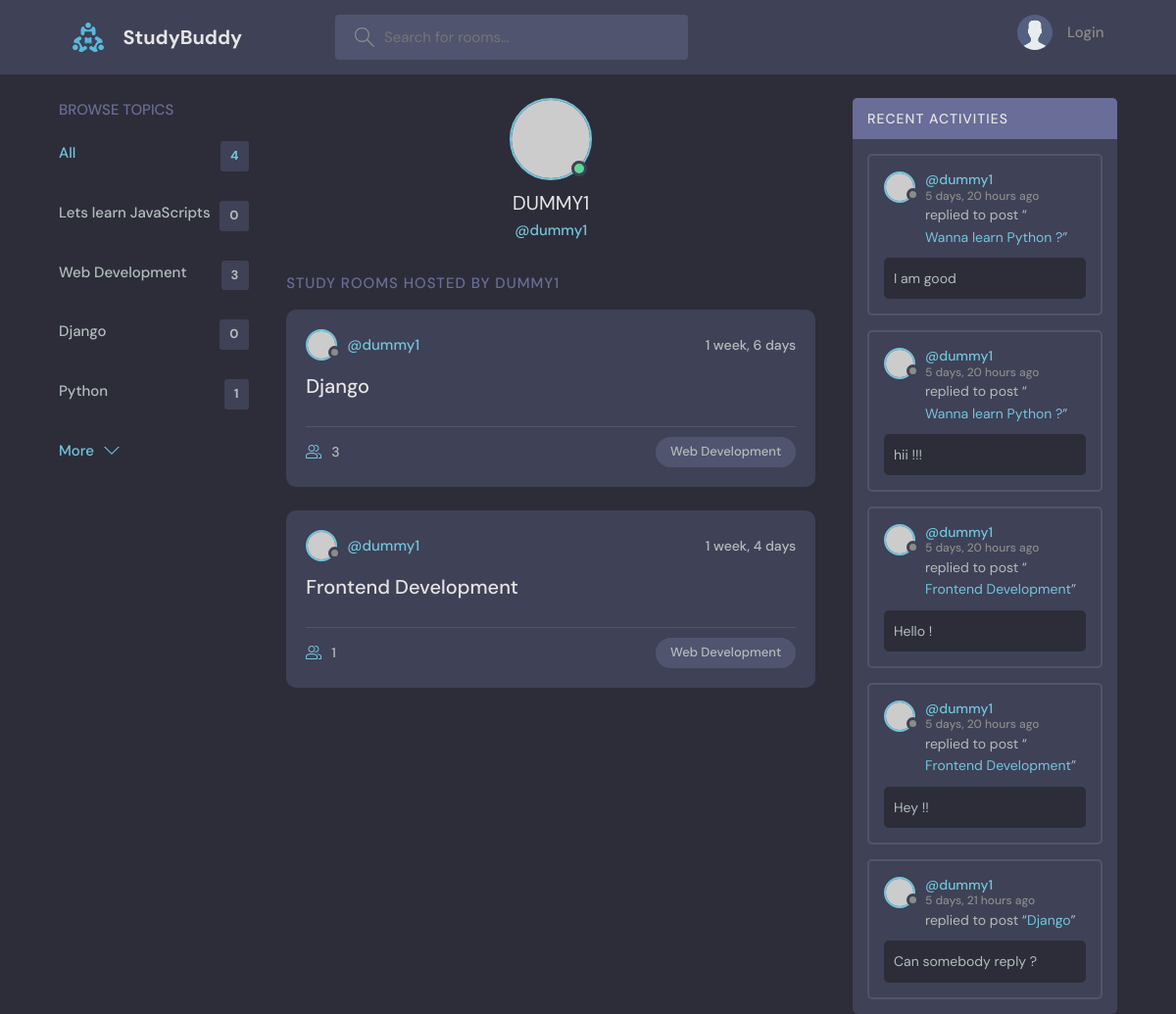
The page /profile/2 on the database as committed earlier.
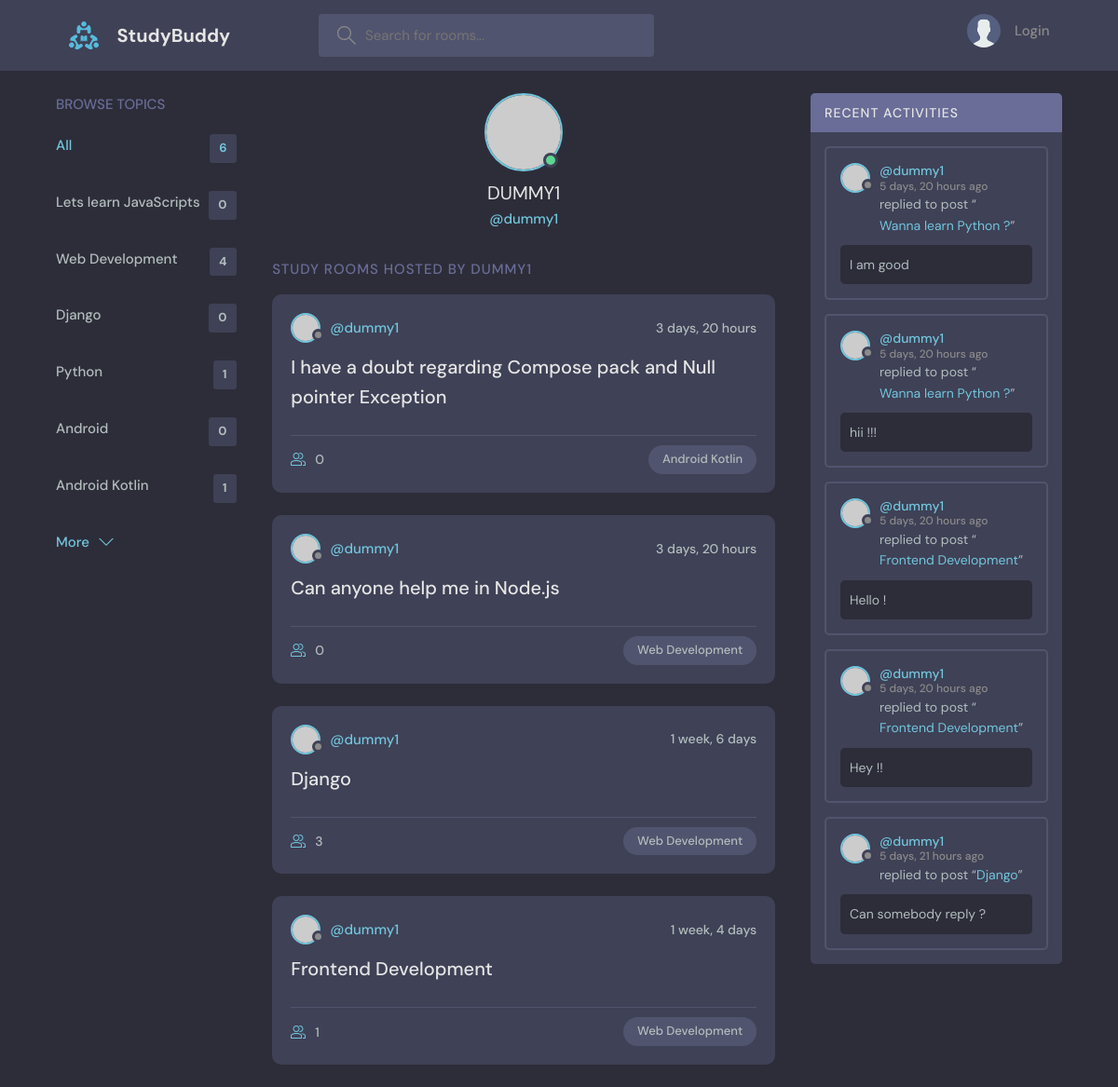
The same page on the database as committed later.
### base/models.py (models this page shows, shortened)
class Topic(models.Model):
    name = models.CharField(max_length=200)

class Room(models.Model):
    host =models.ForeignKey(User,on_delete=models.SET_NULL,null=True)
    topic = models.ForeignKey(Topic,on_delete=models.SET_NULL,null=True)
    name = models.CharField(max_length=200)
    description = models.TextField(null=True,blank=True)
    participants = models.ManyToManyField(User,related_name='participants',blank=True)
    updated = models.DateTimeField(auto_now=True)
    created = models.DateTimeField(auto_now_add=True)
    class Meta:
        ordering = ['-updated','-created']
    def __str__(self):
        return self.name

class Message(models.Model):
    user = models.ForeignKey(User,on_delete=models.CASCADE)
    room = models.ForeignKey(Room,on_delete=models.CASCADE)
    body = models.TextField()
    updated = models.DateTimeField(auto_now=True)
    created = models.DateTimeField(auto_now_add=True)
    class Meta:
        ordering = ['-updated','-created']

### base/views.py (the view)
# urls.py: path('profile/<str:pk>',views.userProfile,name='user-profile'),
def userProfile(request,pk):
    user = User.objects.get(id=pk)
    rooms = user.room_set.all()
    room_messages = user.message_set.all()
    topics = Topic.objects.all()
    context = {'user':user,'rooms':rooms,'room_messages':room_messages,'topics':topics}
    return render(request,'base/profile.html',context)

### base/templates/base/profile.html (shortened to what this page needs)
{% extends 'main.html' %}
{% block content %}
  <main class="profile-page layout layout--3">
    <div class="container">
      {% include 'base/topics_component.html' %}
      <div class="roomList">
        <div class="profile">
          <div class="profile__avatar">
            <div class="avatar avatar--large active">
              <img src="https://randomuser.me/api/portraits/men/11.jpg" />
            </div>
          </div>
          <div class="profile__info">
            <h3>{{user.username.upper}}</h3>
            <p>@{{user.username}}</p>
          </div>
        </div>
        <div class="roomList__header">
          <div>
            <h2>Study Rooms Hosted by {{user.username.upper}}</a>
            </h2>
          </div>
        </div>
        {% include 'base/feed_component.html' %}
      </div>
      {% include 'base/activity _component.html' %}
    </div>
  </main>
{% endblock %}

### templates/main.html (shortened to what this page needs)
<!DOCTYPE html>
{% load static %}
<html lang="en">
  <head>
    <link rel="stylesheet" href="{% static 'styles/style.css' %}" />
  </head>
  <body>
    {% include 'navbar.html' %}
    {% block content %}
    {% endblock %}
  </body>
</html>

### templates/navbar.html (shortened to what this page needs)
{% load static %}
<header class="header header--loggedIn">
    <div class="container">
      <a href="{% url 'home' %}" class="header__logo">
        <img src="{% static 'images/logo.svg' %}" />
        <h1>StudyBuddy</h1>
      </a>
      <form class="header__search" method = "GET" action = "{% url 'home' %}">
        <label>
          <input placeholder="Search for rooms..." />
        </label>
      </form>
      <nav class="header__menu">
        {% if request.user.is_authenticated %}
        <div class="header__user">
          <a href="{% url 'update-user' %}">
            <div class="avatar avatar--medium active">
              <img src="https://randomuser.me/api/portraits/men/37.jpg" />
            </div>
            <p>Hello {{request.user.username.upper}} !!<span>@{{request.user.username}}</span></p>
          </a>
          <button class="dropdown-button">
            <svg version="1.1" xmlns="http://www.w3.org/2000/svg" width="32" height="32" viewBox="0 0 32 32">
              <title>chevron-down</title>
              <path d="M16 21l-13-13h-3l16 16 16-16h-3l-13 13z"></path>
            </svg>
          </button>
        </div>
        {% else %}
        <a href="{% url 'login' %}">
          <img src="{% static 'images/avatar.svg' %}" />
          <p>Login</p>
        </a>
        {% endif %}
      </nav>
    </div>
  </header>

### base/templates/base/topics_component.html
<div class="topics">
    <div class="topics__header">
      <h2>Browse Topics</h2>
    </div>
    <ul class="topics__list">
      <li>
        <a href="{% url 'home' %}" class="active">All <span>{{topics.count}}</span></a>
      </li>
      {% for topic in topics %}
      <li>
        <a href="{% url 'home' %}?q={{topic.name}}">{{topic.name}} <span>{{topic.room_set.all.count}}</span></a>
      </li>
      {% endfor %}
    </ul>
    <a class="btn btn--link" href="topics.html">
      More
      <svg version="1.1" xmlns="http://www.w3.org/2000/svg" width="32" height="32" viewBox="0 0 32 32">
        <title>chevron-down</title>
        <path d="M16 21l-13-13h-3l16 16 16-16h-3l-13 13z"></path>
      </svg>
    </a>
  </div>

### base/templates/base/feed_component.html (shortened to what this page needs)
{% for room in rooms %}
<div class="roomListRoom">
    <div class="roomListRoom__header">
      <a href="{% url 'user-profile' room.host.id  %}" class="roomListRoom__author">
        <div class="avatar avatar--small">
          <img src="https://randomuser.me/api/portraits/women/11.jpg" />
        </div>
        <span>@{{room.host.username}}</span>
      </a>
      <div class="roomListRoom__actions">
        <span>{{room.created|timesince}}</span>
      </div>
    </div>
    <div class="roomListRoom__content">
      <a href="{% url 'room' room.id %}">{{room.name}}</a>
    </div>
    <div class="roomListRoom__meta">
      <a href="{% url 'room' room.id %}" class="roomListRoom__joined">
        {{room.participants.all.count}}
      </a>
      <p class="roomListRoom__topic">{{room.topic.name}}</p>
    </div>
  </div>
  {% endfor %}

### base/templates/base/activity _component.html (shortened to what this page needs)
<div class="activities">
    <div class="activities__header">
      <h2>Recent Activities</h2>
    </div>
    {% for message in room_messages %}
    <div class="activities__box">
      <div class="activities__boxHeader roomListRoom__header">
        <a href="{% url 'user-profile' message.user.id %}" class="roomListRoom__author">
          <div class="avatar avatar--small">
            <img src="https://randomuser.me/api/portraits/women/11.jpg" />
          </div>
          <p>
            @{{message.user}}
            <span>{{message.created|timesince}} ago</span>
          </p>
        </a>
      </div>
      <div class="activities__boxContent">
        <p>replied to post “<a href="{% url 'room' message.room.id %}">{{message.room}}</a>”</p>
        <div class="activities__boxRoomContent">
          {{message.body}}
        </div>
      </div>
    </div>
    {% endfor %}
  </div>

Rows that differ between the two databases and show on the page:
computed for Topic "Web Development": room_set.all.count "3" → "4"
added Topic: name "Android", room_set.all.count "0"
added Topic: name "Android Kotlin", room_set.all.count "1"
added Room: host.username "dummy1", created "3 days, 20 hours", name "I have a doubt regarding Compose pack and Null pointer Exception", participants.all.count "0", topic.name "Android Kotlin"
added Room: host.username "dummy1", created "3 days, 20 hours", name "Can anyone help me in Node.js", participants.all.count "0", topic.name "Web Development"
Other text that changed with them:
{{ topics.count }}: "4" → "6"
